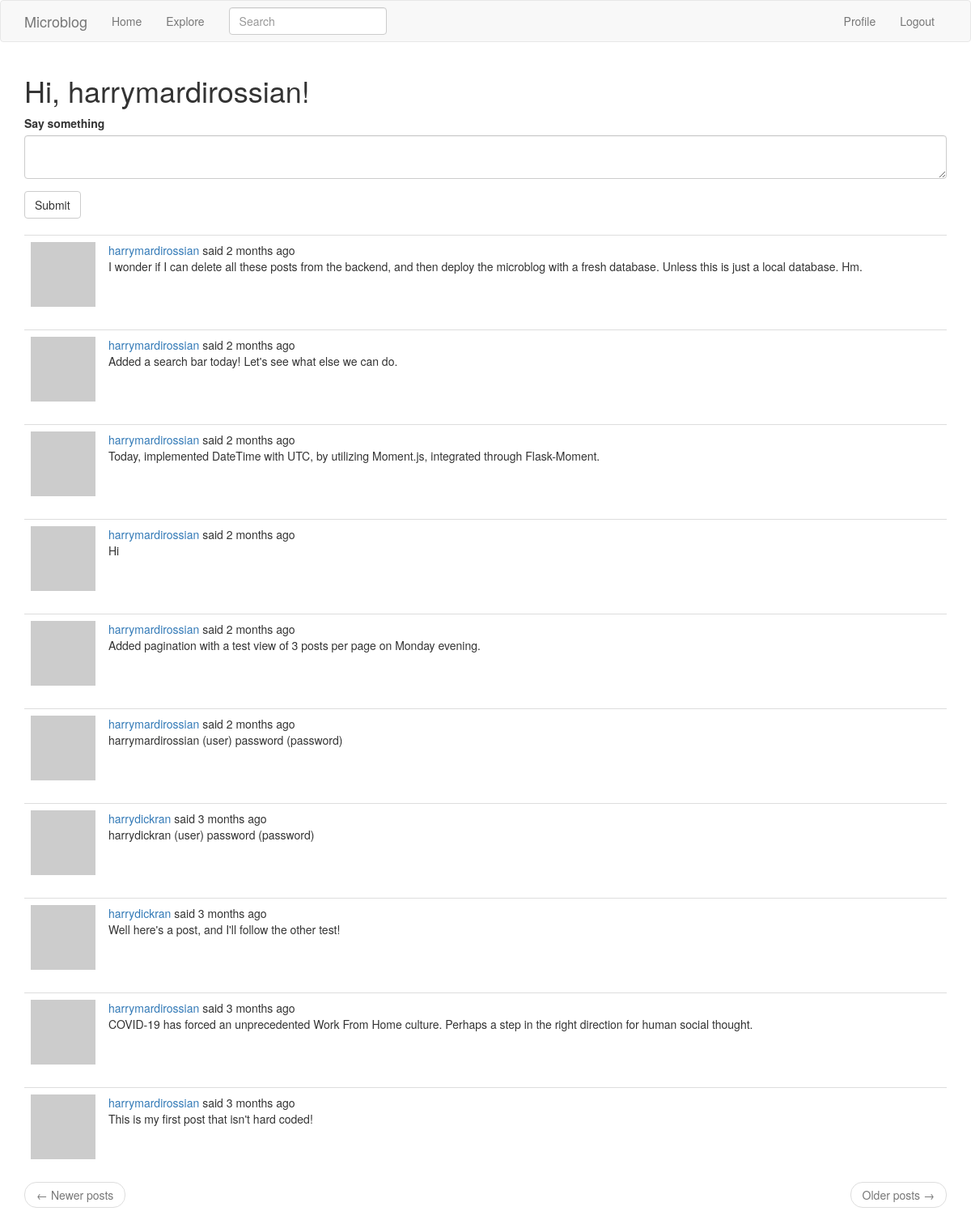
The page /index (signed in) on the database its author committed.
### app/models.py (models this page shows, shortened)
class User(UserMixin, db.Model):
    id = db.Column(db.Integer, primary_key=True)
    username = db.Column(db.String(64), index=True, unique=True)
    email = db.Column(db.String(120), index=True, unique=True)
    password_hash = db.Column(db.String(128))
    posts = db.relationship('Post', backref='author', lazy='dynamic')
    about_me = db.Column(db.String(140))
    last_seen = db.Column(db.DateTime, default=datetime.utcnow)
    followed = db.relationship(
        'User', secondary=followers,
        primaryjoin=(followers.c.follower_id == id),
        secondaryjoin=(followers.c.followed_id == id),
        backref=db.backref('followers', lazy='dynamic'), lazy='dynamic')
    def avatar(self, size):
        digest = md5(self.email.lower().encode('utf-8')).hexdigest()
        return 'https://www.gravatar.com/avatar/{}?d=identicon&s={}'.format(
            digest, size)
    def followed_posts(self):
        followed = Post.query.join(
            followers, (followers.c.followed_id == Post.user_id)).filter(
                followers.c.follower_id == self.id)
        own = Post.query.filter_by(user_id=self.id)
        return followed.union(own).order_by(Post.timestamp.desc())

class SearchableMixin(object):
    @classmethod
    def before_commit(cls, session):
        session._changes = {
            'add': list(session.new),
            'update': list(session.dirty),
            'delete': list(session.deleted)
        }
    @classmethod
    def after_commit(cls, session):
        for obj in session._changes['add']:
            if isinstance(obj, SearchableMixin):
                add_to_index(obj.__tablename__, obj)
        for obj in session._changes['update']:
            if isinstance(obj, SearchableMixin):
                add_to_index(obj.__tablename__, obj)
        for obj in session._changes['delete']:
            if isinstance(obj, SearchableMixin):
                remove_from_index(obj.__tablename__, obj)
        session._changes = None

class Post(SearchableMixin, db.Model):
    __searchable__ = ['body']
    id = db.Column(db.Integer, primary_key=True)
    body = db.Column(db.String(140))
    timestamp = db.Column(db.DateTime, index=True, default=datetime.utcnow)
    user_id = db.Column(db.Integer, db.ForeignKey('user.id'))
    language = db.Column(db.String(5))

### app/main/routes.py (the view, shortened to what this page needs)
@bp.route('/', methods=['GET', 'POST'])
@bp.route('/index', methods=['GET', 'POST'])
@login_required
def index():
    form = PostForm()
    page = request.args.get('page', 1, type=int)
    posts = current_user.followed_posts().paginate(
        page, current_app.config['POSTS_PER_PAGE'], False)
    next_url = url_for('main.index', page=posts.next_num) \
        if posts.has_next else None
    prev_url = url_for('main.index', page=posts.prev_num) \
        if posts.has_prev else None
    return render_template('index.html', title=_('Home'), form=form,
                           posts=posts.items, next_url=next_url,
                           prev_url=prev_url)

### app/main/forms.py
class SearchForm(FlaskForm):
    q = StringField(_l('Search'), validators=[DataRequired()])
    def __init__(self, *args, **kwargs):
        if 'formdata' not in kwargs:
            kwargs['formdata'] = request.args
        if 'csrf_enabled' not in kwargs:
            kwargs['csrf_enabled'] = False
        super(SearchForm, self).__init__(*args, **kwargs)

class PostForm(FlaskForm):
    post = TextAreaField(_l('Say something'), validators=[DataRequired()])
    submit = SubmitField(_l('Submit'))

### app/main/routes.py (called while the page is built)
@bp.before_app_request
def before_request():
    if current_user.is_authenticated:
        current_user.last_seen = datetime.utcnow()
        db.session.commit()
        g.search_form = SearchForm()
    g.locale = str(get_locale())

### app/models.py (called while the page is built)
@login.user_loader
def load_user(id):
    return User.query.get(int(id))

### app/templates/index.html
{% extends "base.html" %}
{% import 'bootstrap/wtf.html' as wtf %}
{% block app_content %}
    <h1>{{ _('Hi, %(username)s!', username=current_user.username) }}</h1>
    {% if form %}
    {{ wtf.quick_form(form) }}
    <br>
    {% endif %}
    {% for post in posts %}
        {% include '_post.html' %}
    {% endfor %}
    <nav aria-label="...">
        <ul class="pager">
            <li class="previous{% if not prev_url %} disabled{% endif %}">
                <a href="{{ prev_url or '#' }}">
                    <span aria-hidden="true">&larr;</span> {{ _('Newer posts') }}
                </a>
            </li>
            <li class="next{% if not next_url %} disabled{% endif %}">
                <a href="{{ next_url or '#' }}">
                    {{ _('Older posts') }} <span aria-hidden="true">&rarr;</span>
                </a>
            </li>
        </ul>
    </nav>
{% endblock %}

### app/templates/_post.html (shortened to what this page needs)
<table class="table table-hover">
    <tr>
        <td width="70px">
            <a href="{{ url_for('main.user', username=post.author.username) }}">
                <img src="{{ post.author.avatar(70) }}" />
            </a>
        </td>
        <td>
            {{ _('%(username)s said %(when)s',
                username=user_link, when=moment(post.timestamp).fromNow()) }}
            <br>
            <span id="post{{ post.id }}">{{ post.body }}</span>
        </td>
    </tr>
</table>

### rows shown on the page
Post: body "I wonder if I can delete all these posts from the backend, and then deploy the microblog with a fresh database. Unless this is just a local database. Hm."
Post: body "Added a search bar today! Let's see what else we can do."
Post: body "Today, implemented DateTime with UTC, by utilizing Moment.js, integrated through Flask-Moment."
Post: body "Hi"
Post: body "Added pagination with a test view of 3 posts per page on Monday evening."
Post: body "harrymardirossian (user) password (password)"
Post: body "harrydickran (user) password (password)"
Post: body "Well here's a post, and I'll follow the other test!"
Post: body "COVID-19 has forced an unprecedented Work From Home culture. Perhaps a step in the right direction for human social thought."
Post: body "This is my first post that isn't hard coded!"
